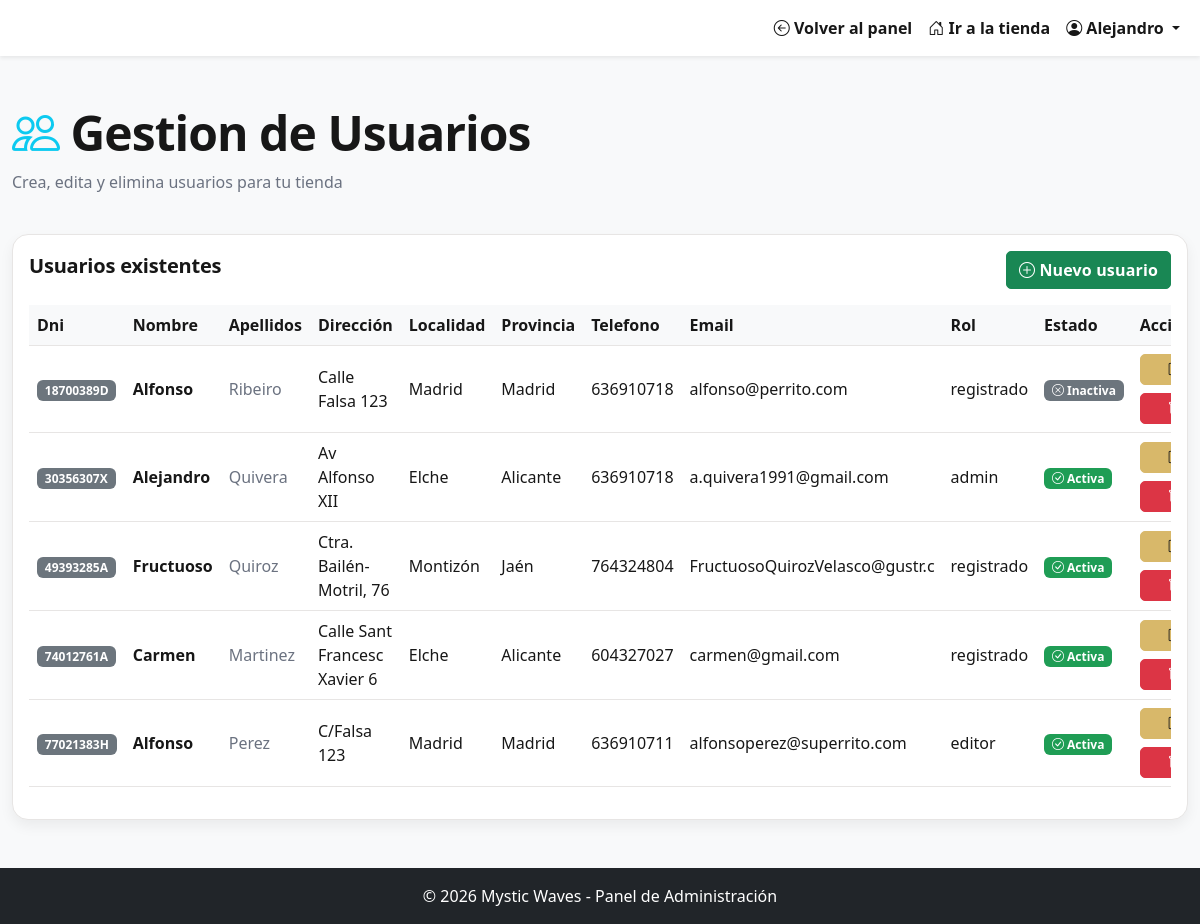
/admin/adminUsuarios.php (signed in), run on the app's committed database.
### tables this page shows
CREATE TABLE `usuarios` (
  `dni` varchar(9) NOT NULL,
  `clave` varchar(255) NOT NULL,
  `nombre` varchar(30) NOT NULL,
  `apellidos` varchar(75) NOT NULL,
  `direccion` varchar(50) DEFAULT NULL,
  `localidad` varchar(30) DEFAULT NULL,
  `provincia` varchar(30) DEFAULT NULL,
  `telefono` varchar(9) NOT NULL,
  `email` varchar(30) NOT NULL,
  `rol` enum('admin','editor','anonimo','registrado') NOT NULL DEFAULT 'anonimo',
  `activo` tinyint(1) NOT NULL DEFAULT 1
);

### helpers/auth.php (called while the page is built, shortened)
<?php
function isEditor(){
    return isset($_SESSION['rol']) && $_SESSION['rol'] === 'editor';
}

### actions/usuarios_action.php (called while the page is built, shortened)
<?php
$con = conectar();
$sql_usuarios = "SELECT * FROM usuarios";
$stmt_usuarios = $con->prepare($sql_usuarios);
$stmt_usuarios->execute();
$usuarios = $stmt_usuarios->fetchAll(PDO::FETCH_OBJ);
?>

### admin/adminUsuarios.php (the view, shortened to what this page needs)
<?php
require_once __DIR__ . '/../helpers/auth.php';
require_once __DIR__. '/../actions/usuarios_action.php';
$nombre_admin = $_SESSION['user_name'] ?? 'Administrador';
?>
<!DOCTYPE html>
<html lang="es">
<head>
  <link href="https://cdn.jsdelivr.net/npm/bootstrap@5.3.0/dist/css/bootstrap.min.css" rel="stylesheet">
  <link rel="stylesheet" href="https://cdn.jsdelivr.net/npm/bootstrap-icons@1.11.3/font/bootstrap-icons.css">
  <link href="../public/assets/css/style.css" rel="stylesheet">
</head>
<body class="bg-light d-flex flex-column min-vh-100">
  <nav class="navbar navbar-expand-lg navbar-light bg-dark shadow-sm">
    <div class="container-fluid">
      <a class="navbar-brand fw-bold text-white" href="adminPanel.php">
        <i class="bi bi-speedometer2"></i> Panel de Administración
      </a>
      <div class="collapse navbar-collapse" id="navbarAdmin">
        <ul class="navbar-nav ms-auto">
          <li class="nav-item">
            <a class="nav-link" href="adminPanel.php">
              <i class="bi bi-arrow-left-circle"></i> Volver al panel
            </a>
          </li>
          <li class="nav-item">
            <a class="nav-link" href="../index.php">
              <i class="bi bi-house-door"></i> Ir a la tienda
            </a>
          </li>
          <li class="nav-item dropdown">
            <a class="nav-link dropdown-toggle" href="#" id="userDropdown" role="button" data-bs-toggle="dropdown">
              <i class="bi bi-person-circle"></i> <?php echo htmlspecialchars($nombre_admin); ?>
            </a>
          </li>
        </ul>
      </div>
    </div>
  </nav>
  <main class="flex-grow-1">
    <div class="container-xxl my-5">
      <div class="row mb-4">
        <div class="col-12">
          <h1 class="display-5 fw-bold"><i class="bi bi-people text-info text-primary"></i> Gestion de Usuarios</h1>
          <p class="text-muted">Crea, edita y elimina usuarios para tu tienda</p>
        </div>
      </div>
      <?php if(isEditor()): ?>
      <div class="row justify-content-center">
        <div class="col-lg-8 col-md-10">
          <div class="card shadow-lg border-0">
            <div class="card-body text-center p-5">
              <div class="mb-4">
                <i class="bi bi-shield-exclamation text-warning" style="font-size: 5rem;"></i>
              </div>
              <h3 class="fw-bold mb-3">Acceso Restringido</h3>
              <p class="text-muted mb-4 fs-5">No tienes permisos para gestionar usuarios del sistema</p>
              <div class="alert alert-warning d-inline-block mb-4" role="alert">
                <i class="bi bi-info-circle me-2"></i>
                <strong>Rol actual:</strong> Editor
              </div>
              <div class="d-flex flex-column flex-sm-row gap-3 justify-content-center mt-4">
                <a href="../views/user/panel.php" class="btn btn-primary btn-lg">
                  <i class="bi bi-person-circle me-2"></i>Ver mi perfil
                </a>
                <a href="adminPanel.php" class="btn btn-outline-secondary btn-lg">
                  <i class="bi bi-arrow-left me-2"></i>Volver al panel
                </a>
              </div>
            </div>
          </div>
        </div>
      </div>
      <?php else: ?>
      <div class="row">
        <div class="col-12">
          <div class="card shadow-sm">
            <div class="card-body">
              <div class="d-flex justify-content-between align-items-center mb-3">
                <h5 class="card-title fw-bold">Usuarios existentes</h5>
                <button type="button" class="btn btn-success" data-bs-toggle="modal" data-bs-target="#crearUsuarioModal">
                  <i class="bi bi-plus-circle"></i> Nuevo usuario
                </button>
              </div>
              <div class="table-responsive">
                <table class="table table-hover align-middle">
                  <thead class="table-light">
                    <tr>
                      <th>Dni</th>
                      <th>Nombre</th>
                      <th>Apellidos</th>
                      <th>Dirección</th>
                      <th>Localidad</th>
                      <th>Provincia</th>
                      <th>Telefono</th>
                      <th>Email</th>
                      <th>Rol</th>
                      <th>Estado</th>
                      <th class="text-end">Acciones</th>
                    </tr>
                  </thead>
                  <tbody>
                    <?php foreach ($usuarios as $usuario): ?>
                    <tr>
                      <td><span class="badge bg-secondary"><?php echo htmlspecialchars($usuario->dni); ?></span></td>
                      <td class="fw-semibold"><?php echo htmlspecialchars($usuario->nombre); ?></td>
                      <td class="text-muted"><?php echo htmlspecialchars($usuario->apellidos ?? 'Sin apellidos'); ?></td>
                        <td><?php echo htmlspecialchars($usuario->direccion ?? 'Sin dirección'); ?></td>
                        <td><?php echo htmlspecialchars($usuario->localidad ?? 'Sin localidad'); ?></td>
                        <td><?php echo htmlspecialchars($usuario->provincia ?? 'Sin provincia'); ?></td>
                        <td><?php echo htmlspecialchars($usuario->telefono ?? 'Sin teléfono'); ?></td>
                        <td><?php echo htmlspecialchars($usuario->email); ?></td>
                        <td><?php echo htmlspecialchars($usuario->rol ?? 'Sin rol'); ?></td>
                      <td>
                        <?php
                        if($usuario->activo == 1){
                          echo '<span class="badge bg-success"><i class="bi bi-check-circle"></i> Activa</span>';
                        } else {
                          echo '<span class="badge bg-secondary"><i class="bi bi-x-circle"></i> Inactiva</span>';
                        }
                        ?>
                      </td>
                      <td class="text-end">
                        <div class="d-grid gap-2">
                          <button
                            type="button"
                            class="btn btn-primary btn-sm editBtn w-100"
                            data-dni="<?php echo htmlspecialchars($usuario->dni); ?>"
                            data-nombre="<?php echo htmlspecialchars($usuario->nombre); ?>"
                            data-apellidos="<?php echo htmlspecialchars($usuario->apellidos ?? ''); ?>"
                            data-direccion="<?php echo htmlspecialchars($usuario->direccion ?? ''); ?>"
                            data-localidad="<?php echo htmlspecialchars($usuario->localidad ?? ''); ?>"
                            data-provincia="<?php echo htmlspecialchars($usuario->provincia ?? ''); ?>"
                            data-telefono="<?php echo htmlspecialchars($usuario->telefono ?? ''); ?>"
                            data-email="<?php echo htmlspecialchars($usuario->email); ?>"
                            data-rol="<?php echo htmlspecialchars($usuario->rol ?? ''); ?>"
                            data-activo="<?php echo $usuario->activo; ?>">
                            <i class="bi bi-pencil-square"></i>
                          </button>
                          <a href="../actions/usuarios_action.php?action=delete&id=<?php echo $usuario->dni; ?>" class="btn btn-danger btn-sm w-100" onclick="return confirm('¿Estás seguro de que deseas eliminar este usuario?');">
                            <i class="bi bi-trash"></i>
                          </a>
                        </div>
                      </td>
                    </tr>
                    <?php endforeach; ?>
                  </tbody>
                </table>
              </div>
            </div>
          </div>
        </div>
      </div>
      <?php endif; ?>
    </div>
  </main>
  <footer class="bg-dark text-white py-3 mt-auto">
    <div class="container-xxl text-center">
      <p class="mb-0">© 2026 Mystic Waves - Panel de Administración</p>
    </div>
  </footer>
</body>
</html>

### public/assets/css/style.css (style rules this page uses)
:root { --ink: #171717; --muted: #6b7280; --line: #e7e5e4; --bg: #ffffff; --surface: #ffffff; --soft: #faf8f2; --soft-2: #f6f2e7; --gold: #d8b86a; --gold-600: #c9a84b; --gold-700: #a97d10; --gold-rgb: 216, 184, 106; --radius: 1rem; --shadow: 0 10px 25px rgba(0,0,0,.06); --shadow-sm: 0 6px 14px rgba(0,0,0,.06); }
:root, [data-bs-theme="light"] { --bs-body-bg: var(--bg); --bs-body-color: var(--ink); --bs-border-color: var(--line); --bs-secondary-color: var(--muted); --bs-primary: var(--gold); --bs-primary-rgb: var(--gold-rgb); --bs-link-color: var(--gold-700); --bs-link-hover-color: var(--gold-600); --bs-emphasis-color: var(--ink); --bs-tertiary-bg: var(--soft); }
* { box-sizing: border-box; }
body { background: var(--bg); color: var(--ink); }
a { text-decoration: none; }
h1, h2, h3, h4, h5, h6 { color: var(--ink); letter-spacing: -0.02em; }
.text-body-secondary, .text-muted { color: var(--muted) !important; }
.btn-primary { --bs-btn-color: #1b1b1b; --bs-btn-bg: var(--gold); --bs-btn-border-color: var(--gold); --bs-btn-hover-color: #111; --bs-btn-hover-bg: var(--gold-600); --bs-btn-hover-border-color: var(--gold-600); --bs-btn-active-bg: var(--gold-700); --bs-btn-active-border-color: var(--gold-700); --bs-btn-focus-shadow-rgb: var(--gold-rgb); }
.btn { border-radius: 5px; font-weight: 600; letter-spacing: .01em; }
.navbar { background: var(--bg) !important; }
.navbar .nav-link { color: var(--ink); font-weight: 600; border-radius: 2px; padding: .5rem .75rem; }
.card { border: 1px solid var(--line); border-radius: var(--radius); box-shadow: var(--shadow-sm); background: var(--surface); }
.card.shadow-sm { box-shadow: var(--shadow-sm) !important; }
.card .card-title, .card h5 { letter-spacing: -0.01em; }
.table { --bs-table-hover-bg: rgba(var(--gold-rgb), .08); }
.table thead th { color: var(--ink); border-bottom-color: var(--line); }
.table td, .table th { border-color: var(--line); }
.badge.bg-success { background-color: #1f9d55 !important; }
footer { background: #111 !important; color: #fff !important; }
body { font-family: "Poppins", system-ui, -apple-system, Segoe UI, Roboto, Arial, sans-serif; }

### data on the page
usuarios: dni "18700389D", nombre "Alfonso", apellidos "Ribeiro", direccion "Calle Falsa 123", localidad "Madrid", provincia "Madrid", telefono "636910718", email "alfonso@perrito.com", rol "registrado", activo 0 (drawn)
usuarios: dni "30356307X", nombre "Alejandro", apellidos "Quivera", direccion "Av Alfonso XII", localidad "Elche", provincia "Alicante", telefono "636910718", email "a.quivera1991@gmail.com", rol "admin", activo 1 (drawn)
usuarios: dni "49393285A", nombre "Fructuoso", apellidos "Quiroz", direccion "Ctra. Bailén-Motril, 76", localidad "Montizón", provincia "Jaén", telefono "764324804", email "FructuosoQuirozVelasco@gustr.c", rol "registrado", activo 1 (drawn)
usuarios: dni "74012761A", nombre "Carmen", apellidos "Martinez", direccion "Calle Sant Francesc Xavier 6", localidad "Elche", provincia "Alicante", telefono "604327027", email "carmen@gmail.com", rol "registrado", activo 1 (drawn)
usuarios: dni "77021383H", nombre "Alfonso", apellidos "Perez", direccion "C/Falsa 123", localidad "Madrid", provincia "Madrid", telefono "636910711", email "alfonsoperez@superrito.com", rol "editor", activo 1 (drawn)

### other printed values
$nombre_admin "Alejandro"
